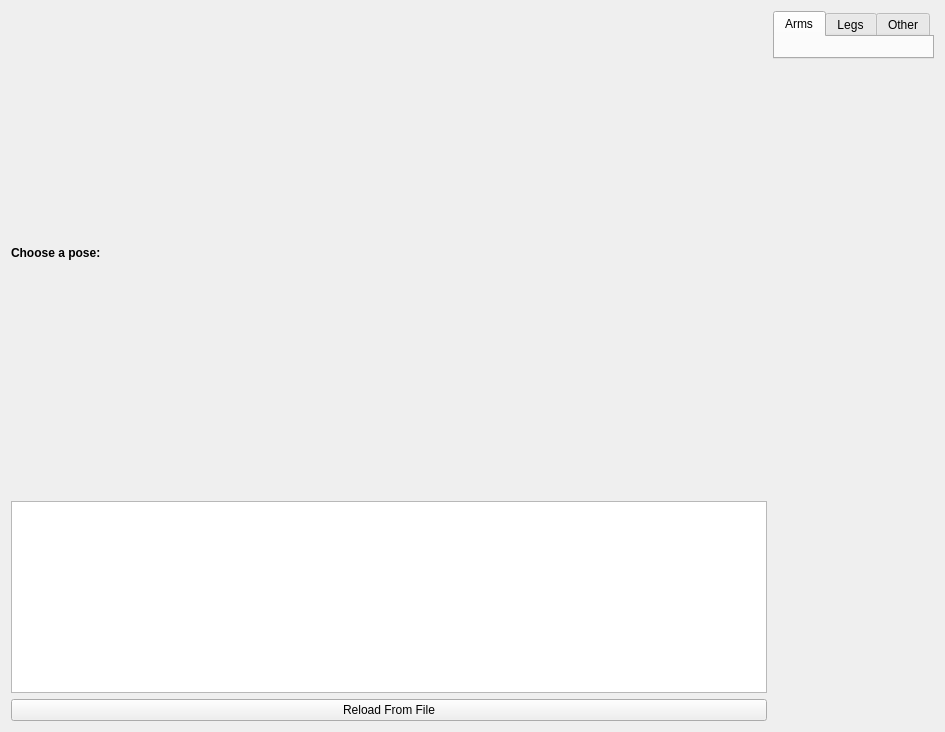
<?xml version="1.0" encoding="UTF-8"?>
<ui version="4.0">
 <class>ThorMangCalibration</class>
 <widget class="QWidget" name="ThorMangCalibration">
  <property name="enabled">
   <bool>true</bool>
  </property>
  <property name="geometry">
   <rect>
    <x>0</x>
    <y>0</y>
    <width>945</width>
    <height>732</height>
   </rect>
  </property>
  <property name="sizePolicy">
   <sizepolicy hsizetype="Preferred" vsizetype="Preferred">
    <horstretch>0</horstretch>
    <verstretch>0</verstretch>
   </sizepolicy>
  </property>
  <property name="windowTitle">
   <string>ThorMangCalibration</string>
  </property>
  <layout class="QGridLayout" name="gridLayout">
   <property name="sizeConstraint">
    <enum>QLayout::SetNoConstraint</enum>
   </property>
   <item row="0" column="1">
    <layout class="QGridLayout" name="gridLayout_8">
     <item row="0" column="0">
      <layout class="QVBoxLayout" name="verticalLayout">
       <item>
        <widget class="QLabel" name="label">
         <property name="text">
          <string>&lt;html&gt;&lt;head/&gt;&lt;body&gt;&lt;p&gt;&lt;span style=&quot; font-weight:600;&quot;&gt;Choose a pose:&lt;/span&gt;&lt;/p&gt;&lt;/body&gt;&lt;/html&gt;</string>
         </property>
        </widget>
       </item>
       <item>
        <widget class="QListWidget" name="pose_list">
         <property name="sizePolicy">
          <sizepolicy hsizetype="MinimumExpanding" vsizetype="Maximum">
           <horstretch>0</horstretch>
           <verstretch>0</verstretch>
          </sizepolicy>
         </property>
        </widget>
       </item>
       <item>
        <widget class="QPushButton" name="reload_file">
         <property name="sizePolicy">
          <sizepolicy hsizetype="MinimumExpanding" vsizetype="Fixed">
           <horstretch>0</horstretch>
           <verstretch>0</verstretch>
          </sizepolicy>
         </property>
         <property name="text">
          <string>Reload From File</string>
         </property>
        </widget>
       </item>
      </layout>
     </item>
     <item row="0" column="3" alignment="Qt::AlignTop">
      <widget class="QTabWidget" name="customTab">
       <property name="sizePolicy">
        <sizepolicy hsizetype="Maximum" vsizetype="Maximum">
         <horstretch>0</horstretch>
         <verstretch>0</verstretch>
        </sizepolicy>
       </property>
       <property name="currentIndex">
        <number>0</number>
       </property>
       <widget class="QWidget" name="arm_tab">
        <attribute name="title">
         <string>Arms</string>
        </attribute>
        <layout class="QGridLayout" name="gridLayout_12"/>
       </widget>
       <widget class="QWidget" name="leg_tab">
        <attribute name="title">
         <string>Legs</string>
        </attribute>
        <layout class="QGridLayout" name="gridLayout_13"/>
       </widget>
       <widget class="QWidget" name="other_tab">
        <attribute name="title">
         <string>Other</string>
        </attribute>
        <layout class="QGridLayout" name="gridLayout_14"/>
       </widget>
      </widget>
     </item>
    </layout>
   </item>
  </layout>
 </widget>
 <resources/>
 <connections/>
</ui>
